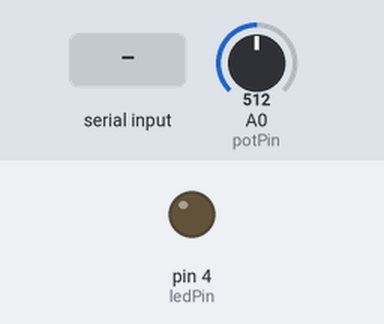
Recording of a sketch running on a simulated Arduino Uno, built with avr-gcc and run on an emulated ATmega328P. On the bench: output pins drawn as LEDs (lit = HIGH). The inputs (shaded band) are chosen by the test bench; at power-on: A0 (potPin) = 512. What the sketch prints to the serial monitor is not drawn.

Above: at 1.2 s.
1.3 s: "LED:1\n" received over Serial
At 2.2 s:
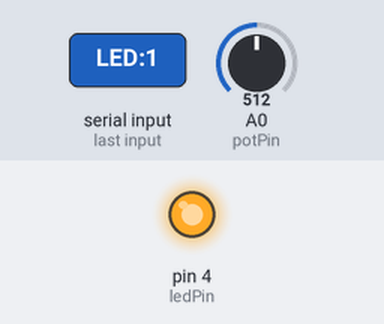
2.8 s: "LED:0\n" received over Serial
At 3.4 s:
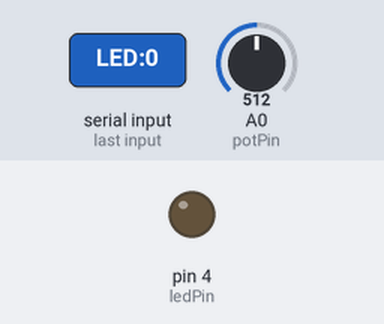
Timing chart, 0 to 5.8 s (numbered marks = the images above; inputs shaded):
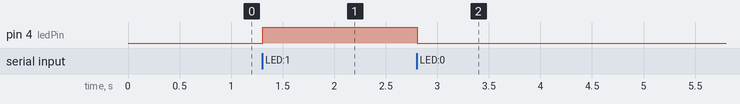

Measured:
- after the input at 1.3 s, pin 4 (ledPin): LOW → HIGH at once
- after the input at 2.8 s, pin 4 (ledPin): HIGH → LOW at once

The sketch:

VR_HW3.ino
```cpp
const int potPin = A0;
const int ledPin = 4;

unsigned long lastSendTime = 0;
const unsigned long sendInterval = 50;

String command = "";

void setup() {
  Serial.begin(9600);

  pinMode(potPin, INPUT);
  pinMode(ledPin, OUTPUT);

  digitalWrite(ledPin, LOW);
}

void loop() {

  // Part 1: Arduino -> Unity
  if (millis() - lastSendTime >= sendInterval) {

    lastSendTime = millis();

    int potValue = analogRead(potPin);

    Serial.print("POT:");
    Serial.println(potValue);
  }

  // Part 2: Unity -> Arduino
  while (Serial.available() > 0) {

    char received = Serial.read();

    if (received == '\n') {

      command.trim();

      if (command == "LED:1") {
        digitalWrite(ledPin, HIGH);
      }
      else if (command == "LED:0") {
        digitalWrite(ledPin, LOW);
      }

      command = "";
    }
    else if (received != '\r') {

      command += received;

      if (command.length() > 32) {
        command = "";
      }
    }
  }
}
```
